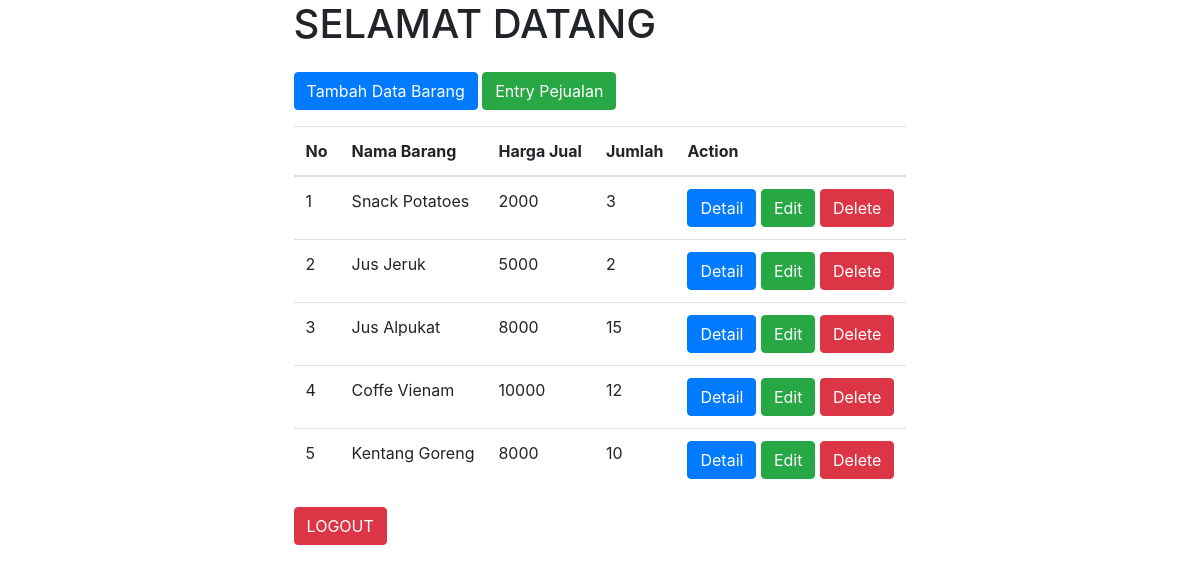
Page /interface/home.php (signed in) on the committed database.
### tables this page shows
CREATE TABLE `barang` (
  `id` int(11) NOT NULL,
  `nama` text NOT NULL,
  `jenis` text NOT NULL,
  `modal` int(11) NOT NULL,
  `harga` int(11) NOT NULL,
  `jumlah` int(11) NOT NULL,
  `sisa` int(11) NOT NULL
);

### interface/home.php (the view, shortened to what this page needs)
<?php
    include 'koneksi.php';
?>
 <!DOCTYPE html>
 <html>
 <head>
	<link rel="stylesheet" href="dist/css/bootstrap.min.css">
	<link rel="stylesheet" href="fontawesome/css/all.css">
 </head>
 <body>
 	<div class="container">
 	    <div class="row justify-content-md-center">
 	        <div class="col-md-auto">
 	<h1>SELAMAT DATANG <?= @$_SESSION['uname'] ?></h1>
 	<button type="button" class="btn btn-primary my-3" data-toggle="modal" data-target="#tambah">Tambah Data Barang</button>
     <a href="penjualan.php" class="btn btn-success my-3">Entry Pejualan</a>
 	<table class="table">
	  <thead>
	    <tr>
	      <th scope="col">No</th>
	      <th scope="col">Nama Barang</th>
          <th scope="col">Harga Jual</th>
          <th scope="col">Jumlah</th>
		  <th scope="col">Action</th>
	    </tr>
	  </thead>
	  <tbody>
	  	<?php
	  	$query = mysqli_query($koneksi, "SELECT * FROM barang");
	  	$nomer = 1;
	  	while ($data = mysqli_fetch_array($query)) {
	  	?>
	    <tr>
	      <td><?= $nomer++ ?></td>
	      <td><?= $data['nama'];?></td>
          <td><?= $data['harga'];?></td>
          <td><?= $data['jumlah'];?></td>
				<td>
                    <a href="detail_barang.php?id=<?= $data['id'];?>" type="button" class="btn btn-primary">Detail</a>
					<button type="button" class="btn btn-success" data-toggle="modal" data-target="#edit<?php echo $data['id']; ?>">Edit</button>
					<a href="proses_delete.php?id=<?= $data['id'];?>" type="button" class="btn btn-danger" onclick="return confirm('Yakin Hapus?')">Delete</a>
				</td>
	    </tr>
		<?php } ?>
	  </tbody>
</table>
<a class="btn btn-danger" href="proses_logout.php" role="button">LOGOUT</a>
</div>
</div>
 </body>
 </html>

### rows in the picture
barang: nama "Snack Potatoes", harga "2000", jumlah "3"
barang: nama "Jus Jeruk", harga "5000", jumlah "2"
barang: nama "Jus Alpukat", harga "8000", jumlah "15"
barang: nama "Coffe Vienam", harga "10000", jumlah "12"
barang: nama "Kentang Goreng", harga "8000", jumlah "10"
